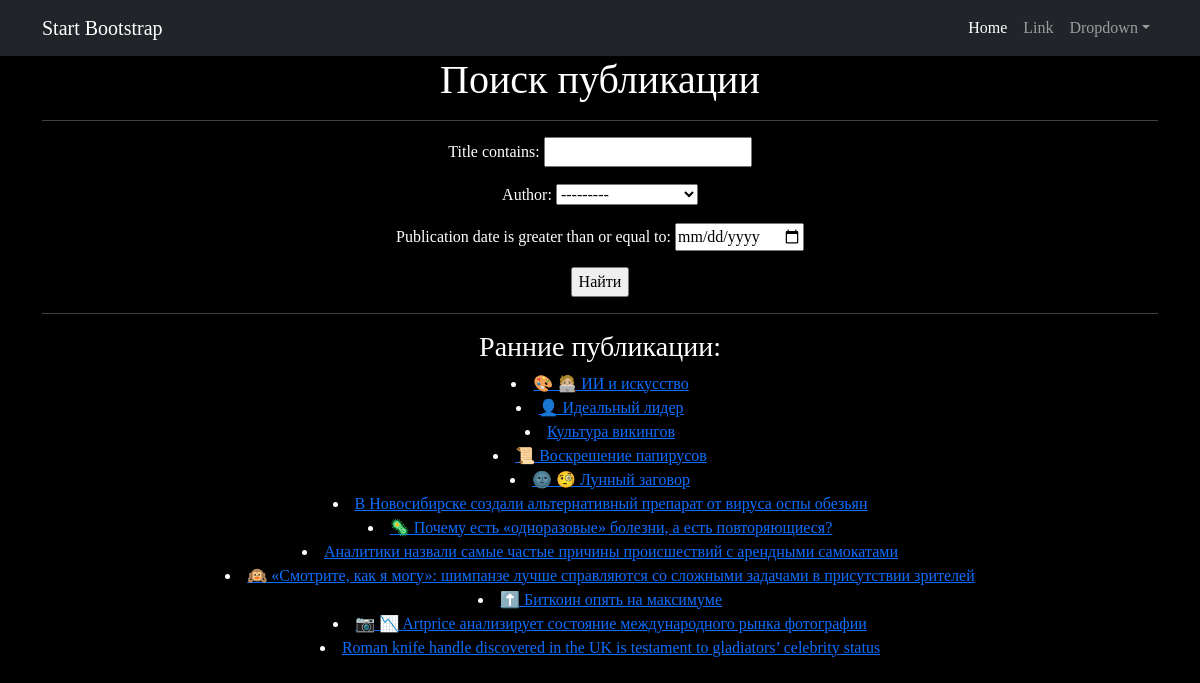
The app's page /news/search/ with its own data.
### News/models.py (models this page shows, shortened)
class Post(models.Model):
    article = 'AR'
    news = 'NE'
    TYPES = [
        (article, 'Статья'),
        (news, 'Новость')
    ]
    author = models.ForeignKey(Author, on_delete=models.CASCADE)
    news_type = models.CharField(max_length=2, choices=TYPES, default=article)
    publication_date = models.DateTimeField(auto_now_add=True)
    category = models.ManyToManyField(Category, through='PostCategory')
    title = models.CharField(max_length=150)
    text = models.TextField()
    rating = models.IntegerField(default=0, validators=[MinValueValidator(0)])

### News/views.py (the view, shortened to what this page needs)
# urls.py: path('search/', PostSearch.as_view(), name='post_search'),
class PostSearch(ListView):
    model = Post
    template_name = 'search_post.html'
    context_object_name = 'posts'
    def get_queryset(self):
        queryset = super().get_queryset()
        self.filterset = PostFilter(self.request.GET, queryset)
        return self.filterset.qs
    def get_context_data(self, **kwargs):
        context = super().get_context_data(**kwargs)
        context['filterset'] = self.filterset
        return context

### templates/search_post.html (shortened to what this page needs)
{% extends 'flatpages/default.html' %}
{% block content %}
<h1>Поиск публикации</h1>
<hr>
<form action="" method="get">
    {{ filterset.form.as_p }}
    <input type="submit" value="Найти" />
</form>
<hr>
<h3> Ранние публикации: </h3>
{% if posts %}
    {% for post in posts %}
    <li>
      <a href="{% url 'post_detail' post.pk %}">{{ post.title }}</a>
    </li>
    {% endfor %}
{% else %}
  <p>Ничего не найдено.</p>
{% endif %}
{% endblock content %}

### templates/flatpages/default.html (shortened to what this page needs)
<!DOCTYPE html>
<html lang="en">
    <head>
        {% load static %}
        <link href="{% static 'css/styles.css' %}" rel="stylesheet" />
    </head>
    <body>
        <nav class="navbar navbar-expand-lg navbar-dark bg-dark">
            <div class="container">
                <a class="navbar-brand" href="#">Start Bootstrap</a>
                <div class="collapse navbar-collapse" id="navbarSupportedContent">
                    <ul class="navbar-nav ms-auto mb-2 mb-lg-0">
                        <li class="nav-item"><a class="nav-link active" aria-current="page" href="#">Home</a></li>
                        <li class="nav-item"><a class="nav-link" href="#">Link</a></li>
                        <li class="nav-item dropdown">
                            <a class="nav-link dropdown-toggle" id="navbarDropdown" href="#" role="button" data-bs-toggle="dropdown" aria-expanded="false">Dropdown</a>
                        </li>
                    </ul>
                </div>
            </div>
        </nav>
       <div class="container">
            <div class="row">
              <div class="col-lg-12 text-center">
                    {% block content %}{% endblock content %}
               </div>
             </div>
       </div>
    </body>
</html>

### templates/search_post.html (style rules this page uses)
body { font-family: 'arial black'; color: #FFFFFF; background-color: #000000; }

### records on screen
Post: title "🎨 🧑🏼‍💻 ИИ и искусство"
Post: title "👤 Идеальный лидер"
Post: title "Культура викингов"
Post: title "📜 Воскрешение папирусов"
Post: title "🌚 🧐 Лунный заговор"
Post: title "В Новосибирске создали альтернативный препарат от вируса оспы обезьян"
Post: title "🦠 Почему есть «одноразовые» болезни, а есть повторяющиеся?"
Post: title "Аналитики назвали самые частые причины происшествий с арендными самокатами"
Post: title "🙉 «Смотрите, как я могу»: шимпанзе лучше справляются со сложными задачами в присутствии зрителей"
Post: title "⬆️ Биткоин опять на максимуме"
Post: title "📷 📉 Artprice анализирует состояние международного рынка фотографии"
Post: title "Roman knife handle discovered in the UK is testament to gladiators’ celebrity status"
